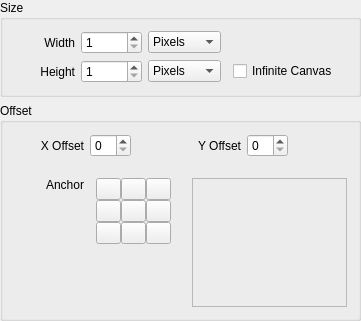
<?xml version="1.0" encoding="UTF-8"?>
<ui version="4.0">
 <class>WdgCanvasSize</class>
 <widget class="QWidget" name="WdgCanvasSize">
  <property name="geometry">
   <rect>
    <x>0</x>
    <y>0</y>
    <width>361</width>
    <height>321</height>
   </rect>
  </property>
  <property name="windowTitle">
   <string>Canvas Size</string>
  </property>
  <layout class="QVBoxLayout" name="verticalLayout">
   <property name="margin">
    <number>0</number>
   </property>
   <item>
    <widget class="QGroupBox" name="groupBox_2">
     <property name="font">
      <font>
       <weight>50</weight>
       <bold>false</bold>
      </font>
     </property>
     <property name="title">
      <string>Size</string>
     </property>
     <layout class="QGridLayout" name="gridLayout_2">
      <item row="0" column="1">
       <widget class="QLabel" name="label_3">
        <property name="text">
         <string>Width</string>
        </property>
        <property name="alignment">
         <set>Qt::AlignRight|Qt::AlignTrailing|Qt::AlignVCenter</set>
        </property>
       </widget>
      </item>
      <item row="1" column="1">
       <widget class="QLabel" name="label_4">
        <property name="text">
         <string>Height</string>
        </property>
        <property name="alignment">
         <set>Qt::AlignRight|Qt::AlignTrailing|Qt::AlignVCenter</set>
        </property>
       </widget>
      </item>
      <item row="0" column="6">
       <spacer name="horizontalSpacer_2">
        <property name="orientation">
         <enum>Qt::Horizontal</enum>
        </property>
        <property name="sizeHint" stdset="0">
         <size>
          <width>40</width>
          <height>20</height>
         </size>
        </property>
       </spacer>
      </item>
      <item row="0" column="5" rowspan="2">
       <widget class="KoAspectButton" name="aspectRatio" native="true"/>
      </item>
      <item row="0" column="0">
       <spacer name="horizontalSpacer_5">
        <property name="orientation">
         <enum>Qt::Horizontal</enum>
        </property>
        <property name="sizeType">
         <enum>QSizePolicy::Fixed</enum>
        </property>
        <property name="sizeHint" stdset="0">
         <size>
          <width>25</width>
          <height>20</height>
         </size>
        </property>
       </spacer>
      </item>
      <item row="0" column="3">
       <widget class="QComboBox" name="comboWidthUnit">
        <item>
         <property name="text">
          <string>Pixels</string>
         </property>
        </item>
        <item>
         <property name="text">
          <string>Percent</string>
         </property>
        </item>
       </widget>
      </item>
      <item row="1" column="3">
       <widget class="QComboBox" name="comboHeightUnit">
        <item>
         <property name="text">
          <string>Pixels</string>
         </property>
        </item>
        <item>
         <property name="text">
          <string>Percent</string>
         </property>
        </item>
       </widget>
      </item>
      <item row="0" column="2">
       <widget class="QSpinBox" name="newWidth">
        <property name="minimum">
         <number>1</number>
        </property>
        <property name="maximum">
         <number>65536</number>
        </property>
       </widget>
      </item>
      <item row="1" column="2">
       <widget class="QSpinBox" name="newHeight">
        <property name="minimum">
         <number>1</number>
        </property>
        <property name="maximum">
         <number>65536</number>
        </property>
       </widget>
      </item>
      <item row="1" column="6">
       <widget class="QCheckBox" name="chkInfinite">
        <property name="text">
         <string>Infinite Canvas</string>
        </property>
       </widget>
      </item>
     </layout>
    </widget>
   </item>
   <item>
    <widget class="QGroupBox" name="groupBox">
     <property name="title">
      <string>Offset</string>
     </property>
     <layout class="QGridLayout" name="gridLayout">
      <item row="0" column="1">
       <widget class="QLabel" name="label_6">
        <property name="text">
         <string>X Offset</string>
        </property>
        <property name="alignment">
         <set>Qt::AlignRight|Qt::AlignTrailing|Qt::AlignVCenter</set>
        </property>
       </widget>
      </item>
      <item row="0" column="2">
       <widget class="QSpinBox" name="xOffset"/>
      </item>
      <item row="2" column="2">
       <spacer name="verticalSpacer_2">
        <property name="orientation">
         <enum>Qt::Vertical</enum>
        </property>
        <property name="sizeType">
         <enum>QSizePolicy::Fixed</enum>
        </property>
        <property name="sizeHint" stdset="0">
         <size>
          <width>20</width>
          <height>15</height>
         </size>
        </property>
       </spacer>
      </item>
      <item row="0" column="3">
       <spacer name="horizontalSpacer_3">
        <property name="orientation">
         <enum>Qt::Horizontal</enum>
        </property>
        <property name="sizeHint" stdset="0">
         <size>
          <width>40</width>
          <height>20</height>
         </size>
        </property>
       </spacer>
      </item>
      <item row="0" column="4">
       <widget class="QLabel" name="label_7">
        <property name="text">
         <string>Y Offset</string>
        </property>
        <property name="alignment">
         <set>Qt::AlignRight|Qt::AlignTrailing|Qt::AlignVCenter</set>
        </property>
       </widget>
      </item>
      <item row="0" column="5">
       <widget class="QSpinBox" name="yOffset"/>
      </item>
      <item row="0" column="6">
       <spacer name="horizontalSpacer_4">
        <property name="orientation">
         <enum>Qt::Horizontal</enum>
        </property>
        <property name="sizeHint" stdset="0">
         <size>
          <width>40</width>
          <height>20</height>
         </size>
        </property>
       </spacer>
      </item>
      <item row="3" column="2" colspan="5">
       <layout class="QGridLayout" name="anchorLayout">
        <item row="0" column="1">
         <layout class="QGridLayout" name="gridLayout_3">
          <property name="sizeConstraint">
           <enum>QLayout::SetMinimumSize</enum>
          </property>
          <property name="spacing">
           <number>0</number>
          </property>
          <item row="0" column="0">
           <widget class="QPushButton" name="topLeft">
            <property name="sizePolicy">
             <sizepolicy hsizetype="Fixed" vsizetype="Fixed">
              <horstretch>25</horstretch>
              <verstretch>25</verstretch>
             </sizepolicy>
            </property>
            <property name="maximumSize">
             <size>
              <width>25</width>
              <height>25</height>
             </size>
            </property>
            <property name="text">
             <string/>
            </property>
            <property name="iconSize">
             <size>
              <width>15</width>
              <height>15</height>
             </size>
            </property>
           </widget>
          </item>
          <item row="1" column="0">
           <widget class="QPushButton" name="middleLeft">
            <property name="maximumSize">
             <size>
              <width>25</width>
              <height>25</height>
             </size>
            </property>
            <property name="text">
             <string/>
            </property>
            <property name="iconSize">
             <size>
              <width>15</width>
              <height>15</height>
             </size>
            </property>
           </widget>
          </item>
          <item row="2" column="0">
           <widget class="QPushButton" name="bottomLeft">
            <property name="maximumSize">
             <size>
              <width>25</width>
              <height>25</height>
             </size>
            </property>
            <property name="text">
             <string/>
            </property>
            <property name="iconSize">
             <size>
              <width>15</width>
              <height>15</height>
             </size>
            </property>
           </widget>
          </item>
          <item row="1" column="1">
           <widget class="QPushButton" name="middleCenter">
            <property name="maximumSize">
             <size>
              <width>25</width>
              <height>25</height>
             </size>
            </property>
            <property name="text">
             <string/>
            </property>
            <property name="iconSize">
             <size>
              <width>15</width>
              <height>15</height>
             </size>
            </property>
           </widget>
          </item>
          <item row="2" column="1">
           <widget class="QPushButton" name="bottomCenter">
            <property name="maximumSize">
             <size>
              <width>25</width>
              <height>25</height>
             </size>
            </property>
            <property name="text">
             <string/>
            </property>
            <property name="iconSize">
             <size>
              <width>15</width>
              <height>15</height>
             </size>
            </property>
           </widget>
          </item>
          <item row="1" column="2">
           <widget class="QPushButton" name="middleRight">
            <property name="maximumSize">
             <size>
              <width>25</width>
              <height>25</height>
             </size>
            </property>
            <property name="text">
             <string/>
            </property>
            <property name="iconSize">
             <size>
              <width>15</width>
              <height>15</height>
             </size>
            </property>
           </widget>
          </item>
          <item row="0" column="1">
           <widget class="QPushButton" name="topCenter">
            <property name="maximumSize">
             <size>
              <width>25</width>
              <height>25</height>
             </size>
            </property>
            <property name="text">
             <string/>
            </property>
            <property name="iconSize">
             <size>
              <width>15</width>
              <height>15</height>
             </size>
            </property>
           </widget>
          </item>
          <item row="0" column="2">
           <widget class="QPushButton" name="topRight">
            <property name="maximumSize">
             <size>
              <width>25</width>
              <height>25</height>
             </size>
            </property>
            <property name="text">
             <string/>
            </property>
            <property name="iconSize">
             <size>
              <width>15</width>
              <height>15</height>
             </size>
            </property>
            <property name="flat">
             <bool>false</bool>
            </property>
           </widget>
          </item>
          <item row="2" column="2">
           <widget class="QPushButton" name="bottomRight">
            <property name="maximumSize">
             <size>
              <width>25</width>
              <height>25</height>
             </size>
            </property>
            <property name="text">
             <string/>
            </property>
            <property name="iconSize">
             <size>
              <width>15</width>
              <height>15</height>
             </size>
            </property>
           </widget>
          </item>
         </layout>
        </item>
        <item row="1" column="0" colspan="2">
         <spacer name="verticalSpacer_3">
          <property name="orientation">
           <enum>Qt::Vertical</enum>
          </property>
          <property name="sizeHint" stdset="0">
           <size>
            <width>20</width>
            <height>40</height>
           </size>
          </property>
         </spacer>
        </item>
        <item row="0" column="3" rowspan="2">
         <widget class="QFrame" name="previewCanvas">
          <property name="sizePolicy">
           <sizepolicy hsizetype="Expanding" vsizetype="Preferred">
            <horstretch>0</horstretch>
            <verstretch>0</verstretch>
           </sizepolicy>
          </property>
          <property name="minimumSize">
           <size>
            <width>0</width>
            <height>0</height>
           </size>
          </property>
          <property name="frameShape">
           <enum>QFrame::StyledPanel</enum>
          </property>
          <property name="frameShadow">
           <enum>QFrame::Raised</enum>
          </property>
          <layout class="QVBoxLayout" name="verticalLayout_2">
           <property name="margin">
            <number>2</number>
           </property>
           <item>
            <widget class="KCanvasPreview" name="canvasPreview" native="true"/>
           </item>
          </layout>
         </widget>
        </item>
        <item row="0" column="2" rowspan="2">
         <spacer name="horizontalSpacer">
          <property name="orientation">
           <enum>Qt::Horizontal</enum>
          </property>
          <property name="sizeType">
           <enum>QSizePolicy::Fixed</enum>
          </property>
          <property name="sizeHint" stdset="0">
           <size>
            <width>15</width>
            <height>20</height>
           </size>
          </property>
         </spacer>
        </item>
       </layout>
      </item>
      <item row="3" column="1">
       <widget class="QLabel" name="label_5">
        <property name="text">
         <string>Anchor</string>
        </property>
        <property name="alignment">
         <set>Qt::AlignRight|Qt::AlignTop|Qt::AlignTrailing</set>
        </property>
       </widget>
      </item>
      <item row="3" column="0">
       <spacer name="horizontalSpacer_6">
        <property name="orientation">
         <enum>Qt::Horizontal</enum>
        </property>
        <property name="sizeType">
         <enum>QSizePolicy::Fixed</enum>
        </property>
        <property name="sizeHint" stdset="0">
         <size>
          <width>25</width>
          <height>20</height>
         </size>
        </property>
       </spacer>
      </item>
     </layout>
    </widget>
   </item>
  </layout>
 </widget>
 <layoutdefault spacing="6" margin="11"/>
 <customwidgets>
  <customwidget>
   <class>KoAspectButton</class>
   <extends>QWidget</extends>
   <header>KoAspectButton.h</header>
   <container>1</container>
  </customwidget>
  <customwidget>
   <class>KCanvasPreview</class>
   <extends>QWidget</extends>
   <header>kcanvaspreview.h</header>
   <container>1</container>
  </customwidget>
 </customwidgets>
 <resources/>
 <connections/>
</ui>
